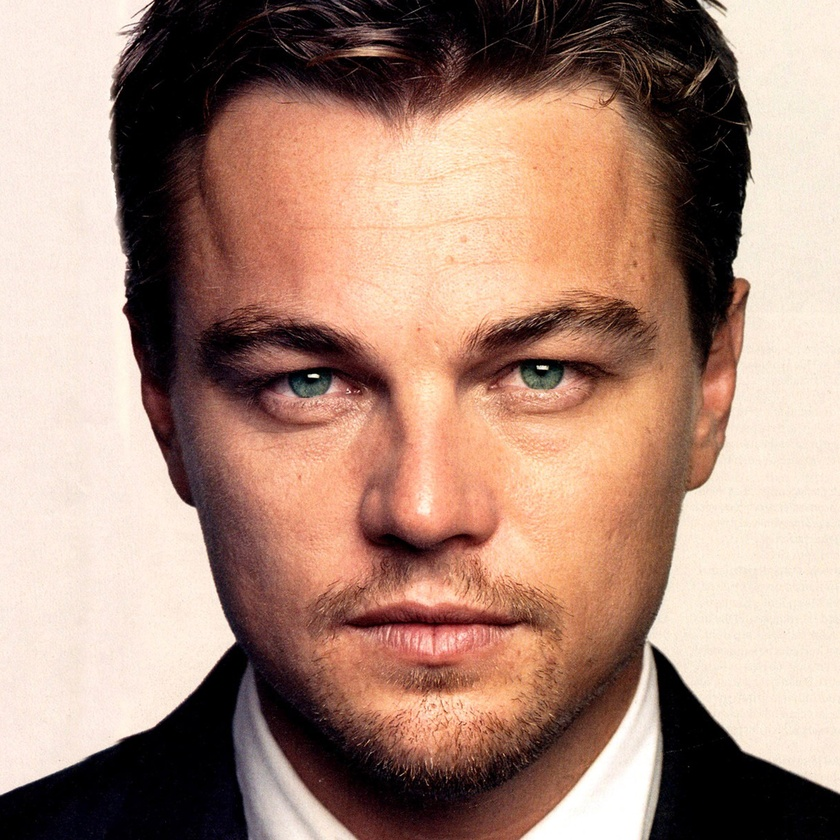
#> input picture D1-07Sravan/source code/leo.jpg, 840 x 840 px, shrunk from 2448 x 2448 before the run
$ python hist.py
#> lines starting #> are read from the running program, lines starting #| are printed output that depends on the picture
import cv2
import numpy as np
from matplotlib import pyplot as nani
img = cv2.imread('leo.jpg', 0)
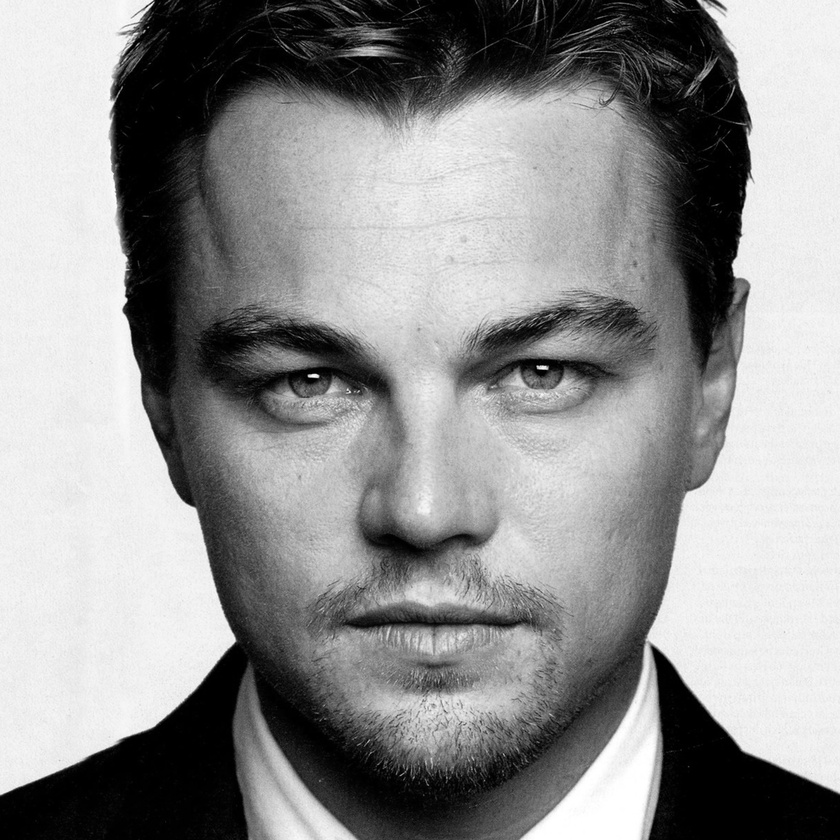
#> img: shape (840, 840); min 0, max 255, mean 145.2
nani.hist(img.ravel(), 256, [0, 256])
nani.show()
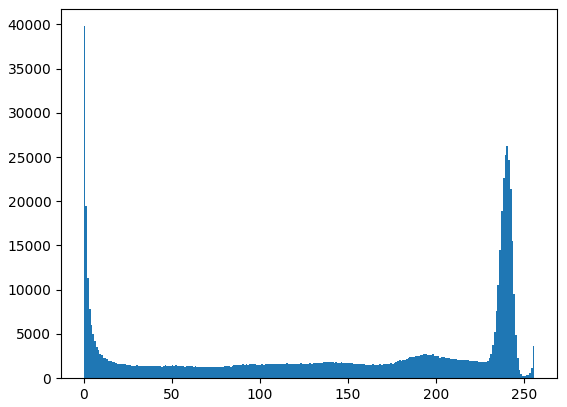
#> figure drawn by matplotlib, 1 panel; tallest bar 39787 high, from x = 0 to 1
